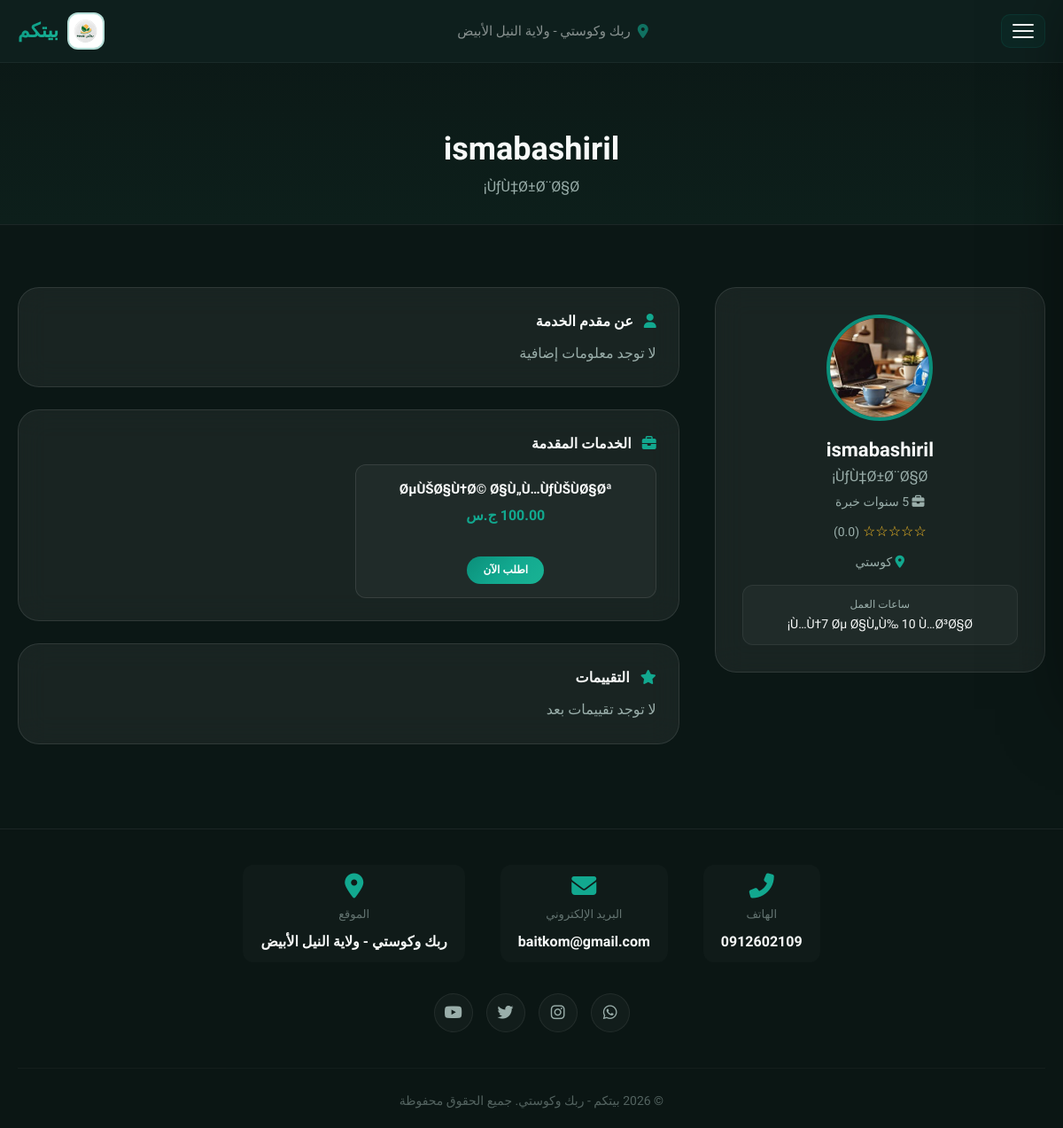
Screenshot of /provider_profile.php?id=36 (signed in) with the database file from the repository.
### tables this page shows
CREATE TABLE `providers` (
  `id` int(11) NOT NULL auto_increment,
  `user_id` int(11) NOT NULL,
  `specialty` varchar(100) default NULL,
  `experience_years` int(11) default '0',
  `rating` decimal(2,1) default '0.0',
  `about` text,
  `portfolio_url` varchar(255) default NULL,
  `verified` tinyint(1) default '0',
  `working_hours` varchar(255) default NULL,
  `city` varchar(50) default NULL,
  PRIMARY KEY  (`id`),
  KEY `user_id` (`user_id`)
);

CREATE TABLE `users` (
  `id` int(11) NOT NULL auto_increment,
  `name` varchar(100) NOT NULL,
  `username` varchar(50) NOT NULL,
  `email` varchar(100) NOT NULL,
  `phone` varchar(20) NOT NULL,
  `region` varchar(100) NOT NULL,
  `city` varchar(50) default NULL,
  `age` int(11) NOT NULL,
  `service_type` varchar(50) NOT NULL,
  `password` varchar(255) NOT NULL,
  `user_type` enum('admin','provider','receiver') default 'provider',
  `admin_role` enum('super_admin','main','providers','clients','reviews') default NULL,
  `manager_role` varchar(50) default NULL,
  `is_approved` enum('pending','approved','rejected') default 'pending',
  `profile_image` varchar(255) default NULL,
  `national_id_image` varchar(255) default NULL,
  `certificate_image` varchar(255) default NULL,
  `working_area` varchar(255) default NULL,
  `created_at` timestamp NOT NULL default CURRENT_TIMESTAMP,
  `is_banned` tinyint(1) NOT NULL default '0',
  `welcome_shown` tinyint(1) NOT NULL default '0',
  PRIMARY KEY  (`id`),
  UNIQUE KEY `username` (`username`),
  UNIQUE KEY `email` (`email`),
  KEY `idx_is_approved` (`is_approved`),
  KEY `idx_user_type` (`user_type`)
);

CREATE TABLE `services` (
  `id` int(11) NOT NULL auto_increment,
  `provider_id` int(11) NOT NULL,
  `name` varchar(100) NOT NULL,
  `description` text,
  `price` decimal(10,2) NOT NULL,
  `allow_quantity` tinyint(1) NOT NULL default '0',
  `max_quantity` int(11) default NULL,
  `category` varchar(50) default NULL,
  `icon` varchar(50) default 'fa-tools',
  `badge` varchar(50) default NULL,
  `image` varchar(255) default NULL,
  `status` enum('active','inactive') default 'active',
  `created_at` timestamp NOT NULL default CURRENT_TIMESTAMP,
  PRIMARY KEY  (`id`),
  KEY `provider_id` (`provider_id`)
);

### config.php (called while the page is built, shortened)
<?php
$AVAILABLE_CITIES = array(
    'rabak' => 'ربك',
    'kosti' => 'كوستي'
);
function isLoggedIn() {
    return isset($_SESSION['user_id']);
}
function getCityName($key) {
    global $AVAILABLE_CITIES;
    return isset($AVAILABLE_CITIES[$key]) ? $AVAILABLE_CITIES[$key] : $key;
}
    ?>

### provider_profile.php (the view, shortened to what this page needs)
<?php
require_once 'config.php';
$provider_id = isset($_GET['id']) ? intval($_GET['id']) : 0;
$stmt = $pdo->prepare("
    SELECT u.*, p.specialty, p.experience_years, p.rating, p.about, p.verified,
           p.working_hours, p.city as provider_city
    FROM users u
    LEFT JOIN providers p ON u.id = p.user_id
    WHERE u.id = ? AND u.user_type = 'provider' AND u.is_approved = 'approved' AND u.is_banned = 0
");
$stmt->execute(array($provider_id));
$provider = $stmt->fetch();
$stmt = $pdo->prepare("SELECT * FROM services WHERE provider_id = ? AND status = 'active'");
$stmt->execute(array($provider_id));
$services = $stmt->fetchAll();
$stmt = $pdo->prepare("SELECT r.*, u.name as user_name FROM reviews r JOIN users u ON r.user_id = u.id WHERE r.provider_id = ? AND r.review_type = 'provider' ORDER BY r.created_at DESC LIMIT 5");
$stmt->execute(array($provider_id));
$reviews = $stmt->fetchAll();
?>
<!DOCTYPE html>
<html lang="ar" dir="rtl">
<head>
    <link rel="stylesheet" href="https://cdnjs.cloudflare.com/ajax/libs/font-awesome/6.5.0/css/all.min.css">
    <link href="https://unpkg.com/aos@2.3.1/dist/aos.css" rel="stylesheet">
</head>
<body>
    <header id="mainHeader">
        <div class="container header-inner">
            <div class="logo">
                <img src="uploads/sh.png" alt="بيتكم">
                <span>بيتكم</span>
            </div>
            <div class="header-center">
                <i class="fas fa-map-marker-alt"></i>
                <span>ربك وكوستي - ولاية النيل الأبيض</span>
            </div>
            <button class="hamburger" id="hamburgerBtn"><span></span><span></span><span></span></button>
        </div>
    </header>
    <div class="page-header">
        <div class="container">
            <h1 data-aos="fade-up"><?php echo htmlspecialchars($provider['name']); ?></h1>
            <p data-aos="fade-up" data-aos-delay="100"><?php echo htmlspecialchars(isset($provider['specialty']) ? $provider['specialty'] : ''); ?></p>
        </div>
    </div>
    <section>
        <div class="container">
            <div class="provider-profile" data-aos="fade-up">
                <div class="sidebar">
                    <div class="avatar">
                        <?php if ($provider['profile_image'] && file_exists($provider['profile_image'])): ?>
                            <img src="<?php echo htmlspecialchars($provider['profile_image']); ?>">
                        <?php else: ?>
                            <i class="fas fa-user-circle"></i>
                        <?php endif; ?>
                    </div>
                    <h3><?php echo htmlspecialchars($provider['name']); ?></h3>
                    <div class="specialty"><?php echo htmlspecialchars(isset($provider['specialty']) ? $provider['specialty'] : ''); ?></div>
                    <div class="experience"><i class="fas fa-briefcase"></i> <?php echo isset($provider['experience_years']) ? $provider['experience_years'] : 0; ?> سنوات خبرة</div>
                    <div class="rating">
                        <?php $rating = isset($provider['rating']) ? round($provider['rating']) : 0; for ($i = 0; $i < 5; $i++) { echo $i < $rating ? '★' : '☆'; } ?>
                        <span>(<?php echo isset($provider['rating']) ? $provider['rating'] : '0.0'; ?>)</span>
                    </div>
                    <?php if (!empty($provider['provider_city'])): ?>
                        <div class="city-info">
                            <i class="fas fa-map-marker-alt"></i> <?php echo htmlspecialchars(getCityName($provider['provider_city'])); ?>
                        </div>
                    <?php endif; ?>
                    <?php if ($provider['working_hours']): ?>
                        <div class="working-hours">
                            <div class="label">ساعات العمل</div>
                            <div class="value"><?php echo htmlspecialchars($provider['working_hours']); ?></div>
                        </div>
                    <?php endif; ?>
                </div>
                <div class="main-content">
                    <div class="section-box">
                        <h4><i class="fas fa-user"></i> عن مقدم الخدمة</h4>
                        <p><?php echo !empty($provider['about']) ? htmlspecialchars($provider['about']) : 'لا توجد معلومات إضافية'; ?></p>
                    </div>
                    <div class="section-box">
                        <h4><i class="fas fa-briefcase"></i> الخدمات المقدمة</h4>
                        <?php if (count($services) == 0): ?>
                            <p>لا توجد خدمات متاحة حالياً</p>
                        <?php else: ?>
                            <div class="services-grid">
                                <?php foreach ($services as $s): ?>
                                    <div class="service-item">
                                        <h5><?php echo htmlspecialchars($s['name']); ?></h5>
                                        <div class="price"><?php echo number_format($s['price'], 2); ?> ج.س</div>
                                        <br>
                                        <?php if (isLoggedIn()): ?>
                                            <a href="book_service.php?id=<?php echo $s['id']; ?>" class="btn-sm">اطلب الآن</a>
                                        <?php else: ?>
                                            <a href="login.php?redirect=book_service.php?id=<?php echo $s['id']; ?>" class="btn-sm">اطلب الآن</a>
                                        <?php endif; ?>
                                    </div>
                                <?php endforeach; ?>
                            </div>
                        <?php endif; ?>
                    </div>
                    <div class="section-box">
                        <h4><i class="fas fa-star"></i> التقييمات</h4>
                        <?php if (count($reviews) == 0): ?>
                            <p>لا توجد تقييمات بعد</p>
                        <?php endif; ?>
                    </div>
                </div>
            </div>
        </div>
    </section>
    <footer>
        <div class="container">
            <div class="footer-grid">
                <div class="contact-section">
                    <div class="contact-item">
                        <i class="fas fa-phone-alt"></i>
                        <span class="label">الهاتف</span>
                        <span class="value"><a href="tel:0912602109">0912602109</a></span>
                    </div>
                    <div class="contact-item">
                        <i class="fas fa-envelope"></i>
                        <span class="label">البريد الإلكتروني</span>
                        <span class="value"><a href="mailto:baitkom@gmail.com">baitkom@gmail.com</a></span>
                    </div>
                    <div class="contact-item">
                        <i class="fas fa-map-marker-alt"></i>
                        <span class="label">الموقع</span>
                        <span class="value">ربك وكوستي - ولاية النيل الأبيض</span>
                    </div>
                </div>
                <div class="social-icons">
                    <a href="#"><i class="fab fa-whatsapp"></i></a>
                    <a href="#"><i class="fab fa-instagram"></i></a>
                    <a href="#"><i class="fab fa-twitter"></i></a>
                    <a href="#"><i class="fab fa-youtube"></i></a>
                </div>
                <div class="copyright">© 2026 بيتكم - ربك وكوستي. جميع الحقوق محفوظة</div>
            </div>
        </div>
    </footer>
</body>
</html>

### rows the page displays
providers: user.name "ismabashiril", specialty "ÙƒÙ‡Ø±Ø¨Ø§Ø¡", user.profile_image (picture), rating "0.0", city "كوستي", working_hours "Ù…Ù†7 Øµ Ø§Ù„Ù‰ 10 Ù…Ø³Ø§Ø¡"
services: name "ØµÙŠØ§Ù†Ø© Ø§Ù„Ù…ÙƒÙŠÙØ§Øª", price "100.00"
